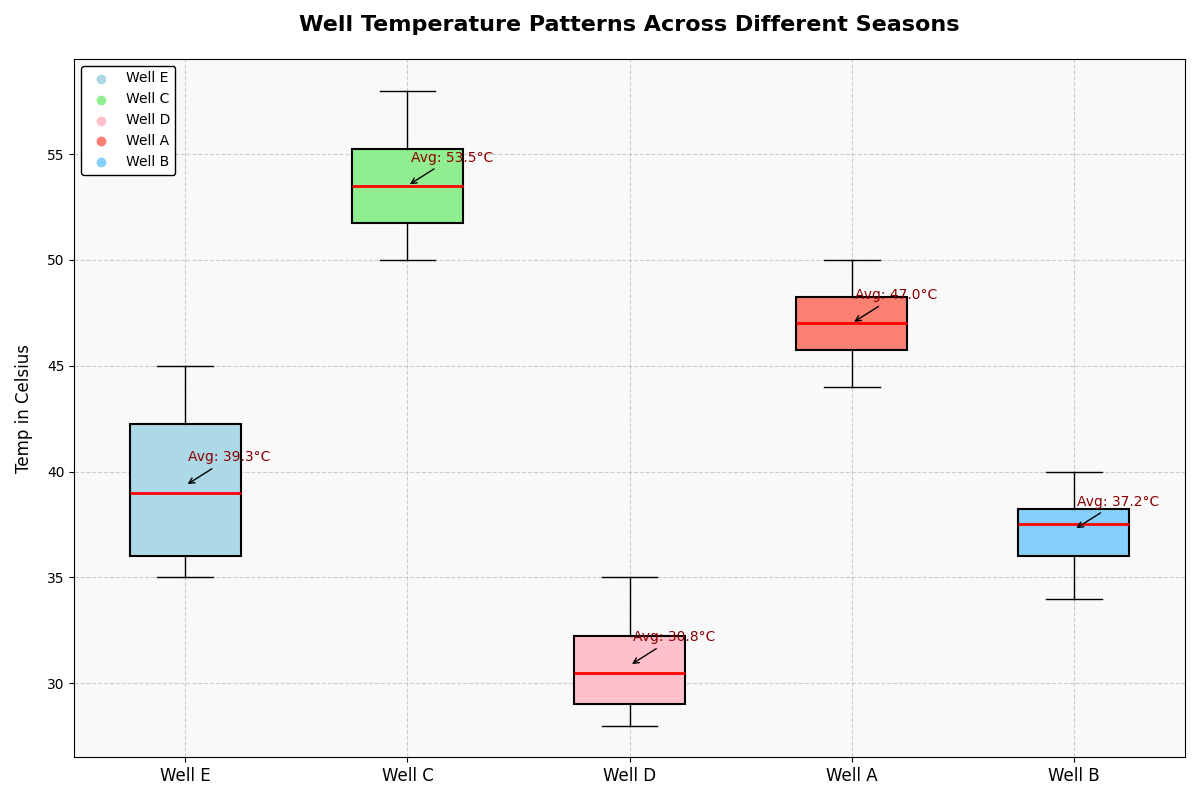

Reproduce this figure in Python.
import matplotlib.pyplot as plt
import numpy as np

# Data representing monthly temperatures (in °C) at five different wells
well_temps = [
    [35, 36, 38, 40, 42, 45, 43, 41, 44, 37, 36, 35],  # Well A
    [50, 52, 54, 56, 55, 57, 58, 54, 53, 51, 52, 50],  # Well B
    [28, 30, 29, 31, 33, 35, 34, 32, 31, 30, 29, 28],  # Well C
    [45, 46, 47, 48, 49, 50, 49, 48, 47, 46, 45, 44],  # Well D
    [39, 38, 37, 36, 35, 34, 36, 38, 40, 39, 38, 37]   # Well E
]

# Altered well labels
wells = ['Well E', 'Well C', 'Well D', 'Well A', 'Well B']

fig, ax = plt.subplots(figsize=(12, 8))

bp = ax.boxplot(well_temps, patch_artist=True, notch=False, vert=True,
                boxprops=dict(color='black', linewidth=1.5),
                medianprops=dict(color='red', linewidth=2),
                whiskerprops=dict(color='black'),
                capprops=dict(color='black'),
                flierprops=dict(marker='o', color='blue', alpha=0.5))

colors = ['#ADD8E6', '#90EE90', '#FFC0CB', '#FA8072', '#87CEFA']
for patch, color in zip(bp['boxes'], colors):
    patch.set_facecolor(color)

for i, temps in enumerate(well_temps):
    mean = np.mean(temps)
    ax.annotate(f'Avg: {mean:.1f}°C', xy=(i+1, mean), xytext=(i+1.2, mean + 1),
                textcoords='data', arrowprops=dict(facecolor='black', arrowstyle='->'),
                fontsize=10, ha='center', va='bottom', color='darkred')

# Altered title and axis label
ax.set_title("Well Temperature Patterns Across Different Seasons", fontsize=16, fontweight='bold', pad=20)
ax.set_ylabel("Temp in Celsius", fontsize=12, labelpad=10)
ax.set_xticklabels(wells, fontsize=12)

ax.grid(True, linestyle='--', alpha=0.6)
ax.set_facecolor('#f9f9f9')

for i, color in enumerate(colors):
    ax.scatter([], [], color=color, label=wells[i])
ax.legend(loc='upper left', fontsize=10, frameon=True, framealpha=1, edgecolor='black')

plt.tight_layout()
plt.show()
